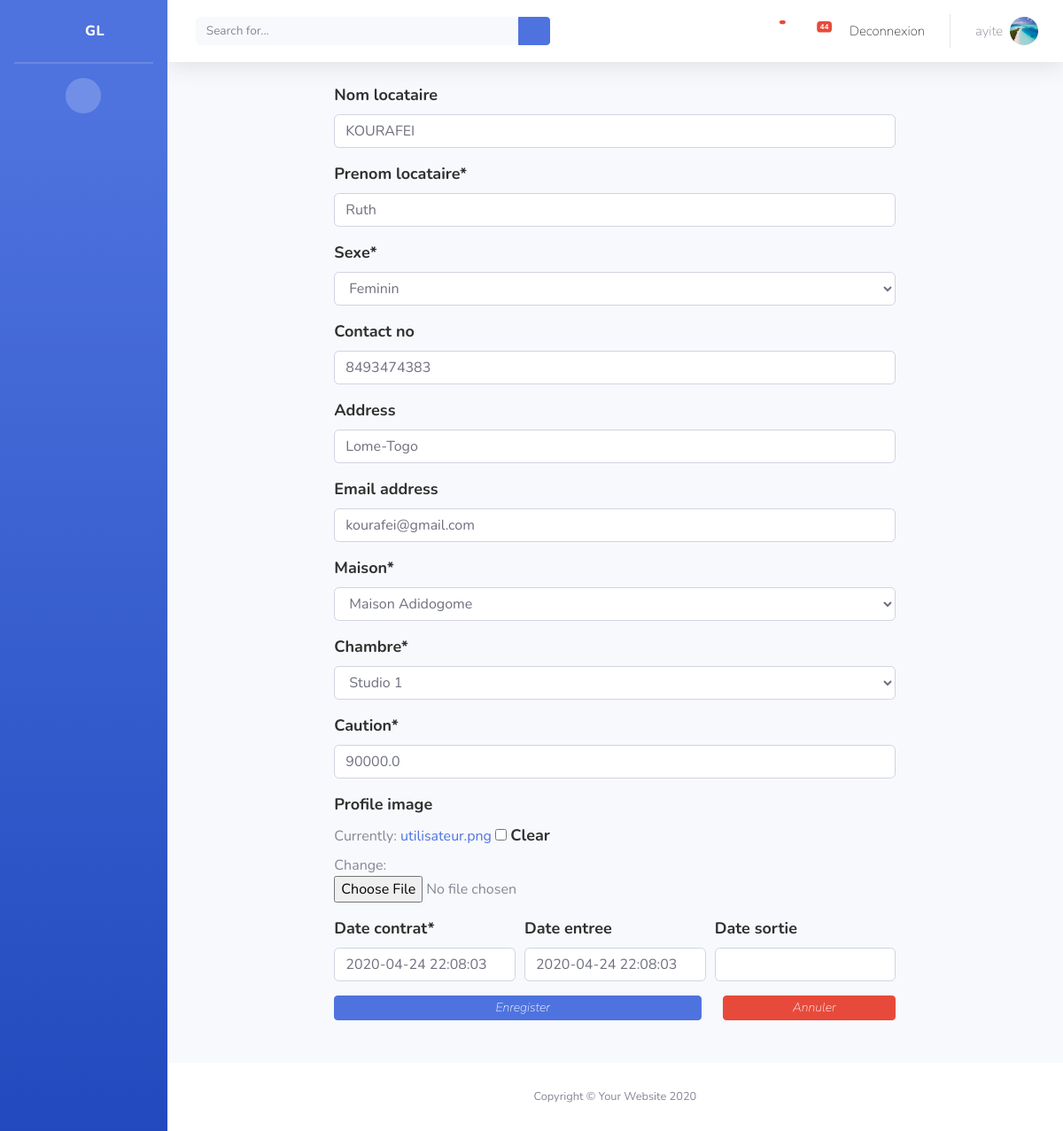
Screenshot of /index/2/modifier-contrat/ (signed in) with the database file from the repository.
### authentication/models.py (models this page shows, shortened)
class Utilisateur(AbstractUser):
    USER_TYPE_CHOICES = (
        (0, 'Admin'),
        (1, 'Locataire'),
        (2, 'Gestionnaire'),
    )
    profile_image = models.ImageField(upload_to='utilisateur_img/', default='utilisateur.png')
    user_type = models.PositiveSmallIntegerField(choices=USER_TYPE_CHOICES, default=0)

### contrat/models.py (models this page shows, shortened)
class Contrat(models.Model):
    nom_locataire = models.CharField(max_length=50 , null=False, blank=True)
    prenom_locataire= models.CharField(max_length=50)
    sexe=models.CharField(choices=SEXE_CHOICES, max_length=1)
    contact_no = models.CharField(max_length=15 , null = True ,blank=True)
    address = models.CharField(max_length=100, null= True, blank=True )
    email_address = models.EmailField(null=True, blank=True)
    maison =models.ForeignKey(Maison, on_delete=models.CASCADE)
    chambre = models.ForeignKey(Chambre, on_delete=models.CASCADE)
    caution = models.FloatField()
    date_contrat = models.DateTimeField(default=timezone.now)
    date_entree = models.DateTimeField(default=timezone.now,null=True, blank=True)
    date_sortie = models.DateTimeField(blank=True, null=True)
    profile_image = models.ImageField(upload_to='utilisateur_img/', null=True, blank=True)
    class Meta:
        permissions = (('peut voir  contrat', 'Peut voir contrat'),
                       ('peut voir detail des contrats', 'Peut voir detail des contrats'),)

### contrat/views.py (the view, shortened to what this page needs)
# urls.py: path('<int:pk>/modifier-contrat/', Contrat_mise_ajour.as_view(), name='modifier-contrat'),
class Contrat_mise_ajour(LoginRequiredMixin, UpdateView):
       model = Contrat
       fields = '__all__'
       template_name = 'contrat/ajouter_contrat.html'

### chambre/models.py (called while the page is built)
     def __str__(self):
        return   '{0}'.format( self.nom)

### maison/models.py (called while the page is built)
    def __str__(self):
        return '{0}'.format(self.nom_maison)

### templates/contrat/ajouter_contrat.html (shortened to what this page needs)
{% extends 'base.html' %}
{% load crispy_forms_tags %}
{% block content %}
 <div class="container-fluid">
   <div class="row">
     <div class="col-xl-2 col-md-6 mb-4 ">
   </div>
  <div class="col-xl-8 col-md-6 mb-4 ">
    {%if msg%}
    {{msg}}
    {%else%}
  <form method="post" enctype="multipart/form-data">
          {{ form.nom_locataire|as_crispy_field }}
          {{ form.prenom_locataire|as_crispy_field }}
          {{ form.sexe|as_crispy_field }}
          {{ form.contact_no|as_crispy_field }}
            {{ form.address|as_crispy_field }}
              {{ form.email_address|as_crispy_field }}
           {{ form.maison|as_crispy_field }}
             {{ form.chambre|as_crispy_field }}
         {{ form.caution|as_crispy_field }}
          {{ form.profile_image|as_crispy_field }}
    <div class="form-row">
      <div class="form-group col-md-4 mb-0">
        {{ form.date_contrat|as_crispy_field }}
      </div>
      <div class="form-group col-md-4 mb-0">
        {{ form.date_entree|as_crispy_field }}
      </div>
      <div class="form-group col-md-4 mb-0">
        {{ form.date_sortie|as_crispy_field }}
      </div>
    </div>
    <div class="row">
   <div class="col-xl-8 col-md-6 mb-4 ">
     <a  ><button type="submit"  class="btn btn-primary btn-user btn-block"> <i class=" mdi mdi-database">Enregister</i></button></a>
  </div>
  <div class="col-xl-4 col-md-6 mb-4 ">
   <a  ><button type="submit"  class="btn btn-danger btn-user btn-block"> <i class=" mdi mdi-cancel">Annuler</i></button></a>
  </div>
    </div>
  </form>
  {%endif%}
    </div>
  <div class="col-xl-2 col-md-6 mb-4 ">
</div>
</div>
</div>
{% endblock %}

### templates/navbar.html (shortened to what this page needs)
 {% if request.user.is_authenticated %}
       <nav class="navbar navbar-expand navbar-light bg-white topbar mb-4 static-top shadow">
         <form class=" d-none d-sm-inline-block form-inline mr-auto ml-md-3 my-2 my-md-0 mw-100 navbar-search"    action="{% url 'chambre:search'  %}" method="get" accept-charset="utf-8">
           <div class="input-group">
             <input type="text" class="form-control bg-light border-0 small" placeholder="Search for..." aria-label="Search" aria-describedby="basic-addon2" name="query">
             <div class="input-group-append">
               <button class="btn btn-primary" type="button">
                 <i class="fas fa-search fa-sm"></i>
               </button>
             </div>
           </div>
         </form>
         <ul class="navbar-nav ml-auto">
           <li class="nav-item dropdown no-arrow mx-1">
             <a class="nav-link dropdown-toggle" href="#" id="alertsDropdown" role="button" data-toggle="dropdown" aria-haspopup="true" aria-expanded="false">
               <i class="fas fa-bell fa-fw"> <span class="badge badge-danger badge-counter">  {{num_visits}}  </span></i>
             </a>
           </li>
           <li class="nav-item dropdown no-arrow mx-1">
             <a class="nav-link dropdown-toggle" href="#" id="messagesDropdown" role="button" data-toggle="dropdown" aria-haspopup="true" aria-expanded="false">
               <i class="fas fa-envelope fa-fw"></i>
               <span class="badge badge-danger badge-counter">44</span>
             </a>
           </li>
             {% if request.user.is_authenticated %}
         <li class="nav-item">
           <a class="nav-link waves-effect" href="{% url 'authentication:login' %}">
             <span class="clearfix d-none d-sm-inline-block"> Deconnexion </span>
           </a>
         </li>
         {% endif %}
           <li class="nav-item dropdown no-arrow">
             <a class="nav-link dropdown-toggle" href="#" id="userDropdown" role="button" data-toggle="dropdown" aria-haspopup="true" aria-expanded="false">
               <span class="mr-2 d-none d-lg-inline text-gray-600 small">{{user.username}}</span>
                                                             {%if user.profile_image%}
               <img class="img-profile rounded-circle" src="{{ user.profile_image.url }}">
                                                                {%endif%}
             </a>
           </li>
         </ul>
       </nav>
       {%endif%}

### static/css/customer.css (style rules this page uses)
.btn { font-size: 0.875rem; line-height: 1; font-weight: 100; border-radius: 0.25rem; }
.shadow { box-shadow: 0 .15rem 1.75rem 0 rgba(58,59,69,.15) !important; }
img { max-width: 100%; height: 100%; border-style: none; border-top-style: none; border-right-style: none; border-bottom-style: none; border-left-style: none; vertical-align: middle; }
.locataire-ab h5 p,b ,label { font-size: 18px; color: #303030; font-weight: 700; }
.d-none { font-size: 15px; color: #303030; font-weight: 50; }

### rows the page displays
Utilisateur: username "ayite", profile_image (picture)
Contrat: nom_locataire "KOURAFEI", prenom_locataire "Ruth", sexe "Feminin", contact_no "8493474383", address "Lome-Togo", email_address "kourafei@gmail.com", maison "Maison Adidogome", chambre "Studio 1", caution "90000.0", date_contrat "2020-04-24 22:08:03", date_entree "2020-04-24 22:08:03"
